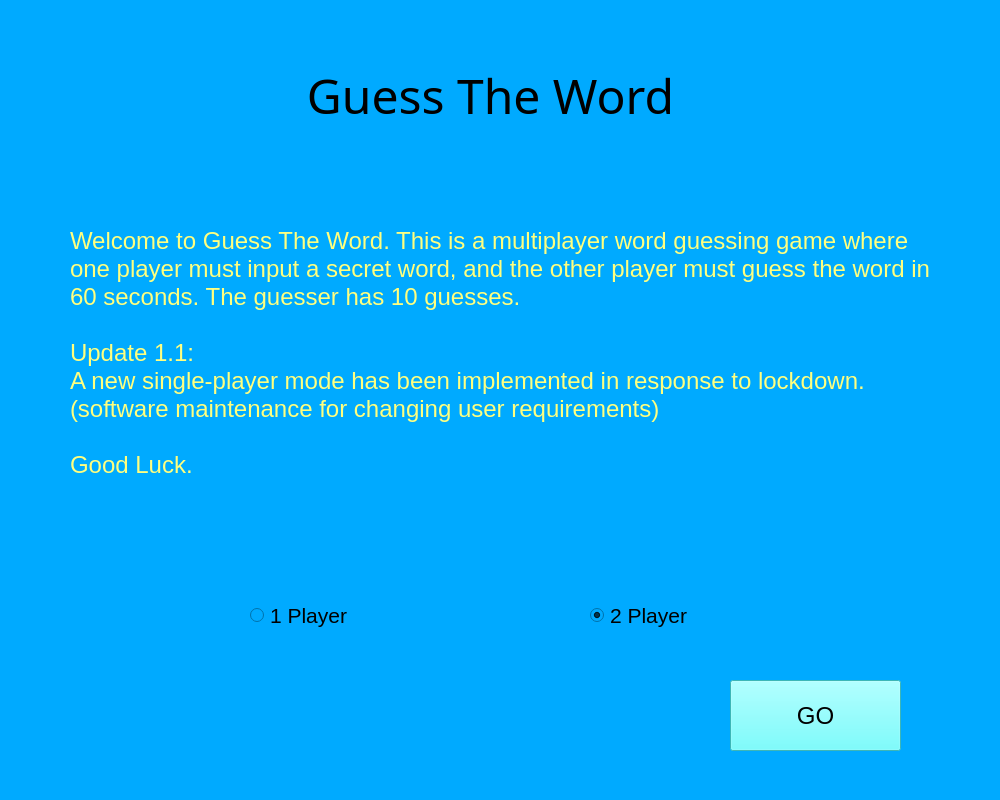
<?xml version="1.0" encoding="UTF-8"?>
<ui version="4.0">
 <class>mainWindow</class>
 <widget class="QMainWindow" name="mainWindow">
  <property name="geometry">
   <rect>
    <x>0</x>
    <y>0</y>
    <width>1000</width>
    <height>800</height>
   </rect>
  </property>
  <property name="minimumSize">
   <size>
    <width>1000</width>
    <height>800</height>
   </size>
  </property>
  <property name="maximumSize">
   <size>
    <width>1000</width>
    <height>800</height>
   </size>
  </property>
  <property name="windowTitle">
   <string>Guess The Word</string>
  </property>
  <widget class="QWidget" name="centralwidget">
   <widget class="QStackedWidget" name="stackedWidget">
    <property name="geometry">
     <rect>
      <x>0</x>
      <y>0</y>
      <width>1000</width>
      <height>800</height>
     </rect>
    </property>
    <property name="styleSheet">
     <string notr="true">background-color: rgb(0, 170, 255);</string>
    </property>
    <property name="frameShadow">
     <enum>QFrame::Plain</enum>
    </property>
    <widget class="QWidget" name="intro_screen">
     <widget class="QLabel" name="title_2">
      <property name="geometry">
       <rect>
        <x>260</x>
        <y>50</y>
        <width>461</width>
        <height>91</height>
       </rect>
      </property>
      <property name="font">
       <font>
        <family>STXinwei</family>
        <pointsize>36</pointsize>
       </font>
      </property>
      <property name="text">
       <string>Guess The Word</string>
      </property>
      <property name="textFormat">
       <enum>Qt::RichText</enum>
      </property>
      <property name="alignment">
       <set>Qt::AlignCenter</set>
      </property>
     </widget>
     <widget class="QLabel" name="info_lbl">
      <property name="geometry">
       <rect>
        <x>70</x>
        <y>130</y>
        <width>881</width>
        <height>501</height>
       </rect>
      </property>
      <property name="font">
       <font>
        <pointsize>18</pointsize>
       </font>
      </property>
      <property name="styleSheet">
       <string notr="true">color: rgb(255, 255, 127);</string>
      </property>
      <property name="text">
       <string>Welcome to Guess The Word. This is a multiplayer word guessing game where one player must input a secret word, and the other player must guess the word in 60 seconds. The guesser has 10 guesses.

Update 1.1:
A new single-player mode has been implemented in response to lockdown. (software maintenance for changing user requirements)

Good Luck.

</string>
      </property>
      <property name="wordWrap">
       <bool>true</bool>
      </property>
     </widget>
     <widget class="QRadioButton" name="one_player_btn">
      <property name="geometry">
       <rect>
        <x>250</x>
        <y>590</y>
        <width>161</width>
        <height>51</height>
       </rect>
      </property>
      <property name="font">
       <font>
        <pointsize>16</pointsize>
       </font>
      </property>
      <property name="text">
       <string>1 Player</string>
      </property>
      <property name="checked">
       <bool>false</bool>
      </property>
     </widget>
     <widget class="QRadioButton" name="two_player_btn">
      <property name="geometry">
       <rect>
        <x>590</x>
        <y>590</y>
        <width>161</width>
        <height>51</height>
       </rect>
      </property>
      <property name="font">
       <font>
        <pointsize>16</pointsize>
       </font>
      </property>
      <property name="text">
       <string>2 Player</string>
      </property>
      <property name="checked">
       <bool>true</bool>
      </property>
     </widget>
     <widget class="QPushButton" name="intro_submit_btn">
      <property name="geometry">
       <rect>
        <x>730</x>
        <y>680</y>
        <width>171</width>
        <height>71</height>
       </rect>
      </property>
      <property name="font">
       <font>
        <pointsize>18</pointsize>
       </font>
      </property>
      <property name="autoFillBackground">
       <bool>false</bool>
      </property>
      <property name="styleSheet">
       <string notr="true">background-color: rgb(85, 255, 255);</string>
      </property>
      <property name="text">
       <string>GO</string>
      </property>
      <property name="default">
       <bool>false</bool>
      </property>
      <property name="flat">
       <bool>false</bool>
      </property>
     </widget>
    </widget>
    <widget class="QWidget" name="input_screen">
     <widget class="QLabel" name="title">
      <property name="geometry">
       <rect>
        <x>260</x>
        <y>50</y>
        <width>461</width>
        <height>91</height>
       </rect>
      </property>
      <property name="font">
       <font>
        <family>STXinwei</family>
        <pointsize>36</pointsize>
       </font>
      </property>
      <property name="text">
       <string>Guess The Word</string>
      </property>
      <property name="textFormat">
       <enum>Qt::RichText</enum>
      </property>
      <property name="alignment">
       <set>Qt::AlignCenter</set>
      </property>
     </widget>
     <widget class="QLabel" name="secret_word_lbl">
      <property name="geometry">
       <rect>
        <x>50</x>
        <y>630</y>
        <width>911</width>
        <height>21</height>
       </rect>
      </property>
      <property name="font">
       <font>
        <pointsize>14</pointsize>
       </font>
      </property>
      <property name="text">
       <string> Enter the secret word:</string>
      </property>
      <property name="wordWrap">
       <bool>true</bool>
      </property>
     </widget>
     <widget class="QPushButton" name="word_submit_btn">
      <property name="geometry">
       <rect>
        <x>730</x>
        <y>680</y>
        <width>171</width>
        <height>71</height>
       </rect>
      </property>
      <property name="font">
       <font>
        <pointsize>18</pointsize>
       </font>
      </property>
      <property name="autoFillBackground">
       <bool>false</bool>
      </property>
      <property name="styleSheet">
       <string notr="true">background-color: rgb(85, 255, 255);</string>
      </property>
      <property name="text">
       <string>Submit</string>
      </property>
      <property name="default">
       <bool>false</bool>
      </property>
      <property name="flat">
       <bool>false</bool>
      </property>
     </widget>
     <widget class="QLabel" name="input_error_lbl">
      <property name="geometry">
       <rect>
        <x>50</x>
        <y>500</y>
        <width>911</width>
        <height>91</height>
       </rect>
      </property>
      <property name="font">
       <font>
        <pointsize>16</pointsize>
        <underline>true</underline>
       </font>
      </property>
      <property name="styleSheet">
       <string notr="true">color: rgb(255, 255, 127);</string>
      </property>
      <property name="text">
       <string/>
      </property>
      <property name="wordWrap">
       <bool>true</bool>
      </property>
     </widget>
     <widget class="QLabel" name="label">
      <property name="geometry">
       <rect>
        <x>140</x>
        <y>210</y>
        <width>691</width>
        <height>201</height>
       </rect>
      </property>
      <property name="font">
       <font>
        <pointsize>28</pointsize>
       </font>
      </property>
      <property name="text">
       <string>&lt;html&gt;&lt;head/&gt;&lt;body&gt;&lt;p&gt;&lt;span style=&quot; font-size:12pt; font-style:italic;&quot;&gt;Effective User Interface Design&lt;/span&gt;&lt;span style=&quot; font-size:12pt;&quot;&gt;:&lt;/span&gt;&lt;br/&gt;&lt;/p&gt;&lt;p&gt;&lt;span style=&quot; color:#ffffff;&quot;&gt;WHITESPACE&lt;/span&gt;&lt;/p&gt;&lt;/body&gt;&lt;/html&gt;</string>
      </property>
      <property name="alignment">
       <set>Qt::AlignCenter</set>
      </property>
     </widget>
     <widget class="QLineEdit" name="word_input">
      <property name="geometry">
       <rect>
        <x>50</x>
        <y>670</y>
        <width>611</width>
        <height>87</height>
       </rect>
      </property>
      <property name="font">
       <font>
        <pointsize>24</pointsize>
       </font>
      </property>
      <property name="styleSheet">
       <string notr="true">border: 5px solid black;
color: white;</string>
      </property>
      <property name="text">
       <string/>
      </property>
     </widget>
    </widget>
    <widget class="QWidget" name="guess_screen">
     <widget class="QLabel" name="guess_lbl">
      <property name="geometry">
       <rect>
        <x>50</x>
        <y>630</y>
        <width>891</width>
        <height>41</height>
       </rect>
      </property>
      <property name="font">
       <font>
        <pointsize>14</pointsize>
       </font>
      </property>
      <property name="text">
       <string>Enter a guess:</string>
      </property>
      <property name="wordWrap">
       <bool>true</bool>
      </property>
     </widget>
     <widget class="QLabel" name="title2">
      <property name="geometry">
       <rect>
        <x>260</x>
        <y>50</y>
        <width>461</width>
        <height>91</height>
       </rect>
      </property>
      <property name="font">
       <font>
        <family>STXinwei</family>
        <pointsize>36</pointsize>
       </font>
      </property>
      <property name="text">
       <string>Guess The Word</string>
      </property>
      <property name="textFormat">
       <enum>Qt::RichText</enum>
      </property>
      <property name="alignment">
       <set>Qt::AlignCenter</set>
      </property>
      <property name="wordWrap">
       <bool>false</bool>
      </property>
     </widget>
     <widget class="QLabel" name="label_3">
      <property name="geometry">
       <rect>
        <x>680</x>
        <y>310</y>
        <width>241</width>
        <height>41</height>
       </rect>
      </property>
      <property name="font">
       <font>
        <pointsize>16</pointsize>
       </font>
      </property>
      <property name="text">
       <string>Guesses Remaining:</string>
      </property>
     </widget>
     <widget class="QLabel" name="label_4">
      <property name="geometry">
       <rect>
        <x>60</x>
        <y>310</y>
        <width>211</width>
        <height>41</height>
       </rect>
      </property>
      <property name="font">
       <font>
        <pointsize>16</pointsize>
       </font>
      </property>
      <property name="text">
       <string>Time Remaining:</string>
      </property>
     </widget>
     <widget class="QLabel" name="guess_count_lbl">
      <property name="geometry">
       <rect>
        <x>750</x>
        <y>360</y>
        <width>111</width>
        <height>111</height>
       </rect>
      </property>
      <property name="font">
       <font>
        <pointsize>36</pointsize>
       </font>
      </property>
      <property name="frameShape">
       <enum>QFrame::Box</enum>
      </property>
      <property name="frameShadow">
       <enum>QFrame::Plain</enum>
      </property>
      <property name="lineWidth">
       <number>5</number>
      </property>
      <property name="text">
       <string>&lt;html&gt;&lt;head/&gt;&lt;body&gt;&lt;p&gt;&lt;span style=&quot; color:#ffffff;&quot;&gt;10&lt;/span&gt;&lt;/p&gt;&lt;/body&gt;&lt;/html&gt;</string>
      </property>
     </widget>
     <widget class="QLabel" name="time_lbl">
      <property name="geometry">
       <rect>
        <x>60</x>
        <y>360</y>
        <width>201</width>
        <height>111</height>
       </rect>
      </property>
      <property name="font">
       <font>
        <pointsize>36</pointsize>
       </font>
      </property>
      <property name="frameShape">
       <enum>QFrame::Box</enum>
      </property>
      <property name="lineWidth">
       <number>5</number>
      </property>
      <property name="text">
       <string>&lt;html&gt;&lt;head/&gt;&lt;body&gt;&lt;p&gt;&lt;span style=&quot; color:#ffffff;&quot;&gt;60&lt;/span&gt;&lt;/p&gt;&lt;/body&gt;&lt;/html&gt;</string>
      </property>
     </widget>
     <widget class="QLabel" name="hint_lbl">
      <property name="geometry">
       <rect>
        <x>210</x>
        <y>150</y>
        <width>586</width>
        <height>145</height>
       </rect>
      </property>
      <property name="font">
       <font>
        <pointsize>72</pointsize>
       </font>
      </property>
      <property name="layoutDirection">
       <enum>Qt::LeftToRight</enum>
      </property>
      <property name="styleSheet">
       <string notr="true">color: rgb(255, 255, 255);</string>
      </property>
      <property name="text">
       <string>&lt;html&gt;&lt;head/&gt;&lt;body&gt;&lt;p&gt;&lt;span style=&quot; color:#ffffff;&quot;&gt;* * * * * *&lt;/span&gt;&lt;/p&gt;&lt;/body&gt;&lt;/html&gt;</string>
      </property>
      <property name="alignment">
       <set>Qt::AlignHCenter|Qt::AlignTop</set>
      </property>
     </widget>
     <widget class="QPushButton" name="guess_submit_btn">
      <property name="geometry">
       <rect>
        <x>740</x>
        <y>687</y>
        <width>171</width>
        <height>71</height>
       </rect>
      </property>
      <property name="font">
       <font>
        <pointsize>18</pointsize>
       </font>
      </property>
      <property name="styleSheet">
       <string notr="true">background-color: rgb(85, 255, 255);</string>
      </property>
      <property name="text">
       <string>Submit</string>
      </property>
     </widget>
     <widget class="QLabel" name="guess_error_lbl">
      <property name="geometry">
       <rect>
        <x>50</x>
        <y>530</y>
        <width>911</width>
        <height>81</height>
       </rect>
      </property>
      <property name="font">
       <font>
        <pointsize>16</pointsize>
        <underline>true</underline>
       </font>
      </property>
      <property name="styleSheet">
       <string notr="true">color: rgb(255, 255, 127);</string>
      </property>
      <property name="text">
       <string/>
      </property>
      <property name="alignment">
       <set>Qt::AlignLeading|Qt::AlignLeft|Qt::AlignVCenter</set>
      </property>
      <property name="wordWrap">
       <bool>true</bool>
      </property>
     </widget>
     <widget class="QLineEdit" name="user_input">
      <property name="geometry">
       <rect>
        <x>40</x>
        <y>680</y>
        <width>611</width>
        <height>87</height>
       </rect>
      </property>
      <property name="font">
       <font>
        <pointsize>24</pointsize>
       </font>
      </property>
      <property name="styleSheet">
       <string notr="true">border: 5px solid black;
color: white;</string>
      </property>
      <property name="text">
       <string/>
      </property>
     </widget>
    </widget>
    <widget class="QWidget" name="win_screen">
     <widget class="QLabel" name="bingus_lbl">
      <property name="geometry">
       <rect>
        <x>120</x>
        <y>20</y>
        <width>761</width>
        <height>551</height>
       </rect>
      </property>
      <property name="text">
       <string/>
      </property>
      <property name="pixmap">
       <pixmap resource="resources.qrc">:/images/images/bingus.png</pixmap>
      </property>
      <property name="scaledContents">
       <bool>true</bool>
      </property>
     </widget>
     <widget class="QLabel" name="win_lbl">
      <property name="geometry">
       <rect>
        <x>20</x>
        <y>620</y>
        <width>931</width>
        <height>121</height>
       </rect>
      </property>
      <property name="font">
       <font>
        <pointsize>72</pointsize>
       </font>
      </property>
      <property name="styleSheet">
       <string notr="true">color: rgb(0, 255, 0);</string>
      </property>
      <property name="text">
       <string>Guesser Wins!!!</string>
      </property>
      <property name="alignment">
       <set>Qt::AlignCenter</set>
      </property>
     </widget>
    </widget>
    <widget class="QWidget" name="lose_screen">
     <widget class="QLabel" name="bully_lbl">
      <property name="geometry">
       <rect>
        <x>70</x>
        <y>20</y>
        <width>841</width>
        <height>521</height>
       </rect>
      </property>
      <property name="text">
       <string/>
      </property>
      <property name="pixmap">
       <pixmap resource="resources.qrc">:/images/images/bully.jpg</pixmap>
      </property>
      <property name="scaledContents">
       <bool>true</bool>
      </property>
     </widget>
     <widget class="QLabel" name="lose_lbl">
      <property name="geometry">
       <rect>
        <x>70</x>
        <y>640</y>
        <width>841</width>
        <height>61</height>
       </rect>
      </property>
      <property name="font">
       <font>
        <pointsize>24</pointsize>
       </font>
      </property>
      <property name="styleSheet">
       <string notr="true">color: rgb(255, 0, 0);
</string>
      </property>
      <property name="text">
       <string>YOU LOSER: THE WAS WAS: SDFSDF</string>
      </property>
      <property name="alignment">
       <set>Qt::AlignCenter</set>
      </property>
     </widget>
    </widget>
   </widget>
  </widget>
 </widget>
 <resources>
  <include location="resources.qrc"/>
 </resources>
 <connections/>
</ui>
